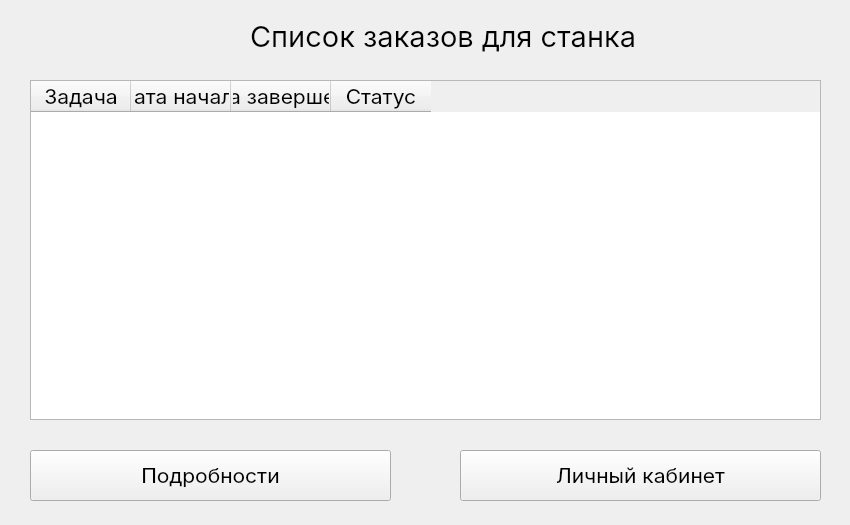
<?xml version="1.0" encoding="UTF-8"?>
<ui version="4.0">
 <class>ListRepairsMachineWindow</class>
 <widget class="QWidget" name="ListRepairsMachineWindow">
  <property name="geometry">
   <rect>
    <x>0</x>
    <y>0</y>
    <width>850</width>
    <height>525</height>
   </rect>
  </property>
  <property name="sizePolicy">
   <sizepolicy hsizetype="Fixed" vsizetype="Fixed">
    <horstretch>0</horstretch>
    <verstretch>0</verstretch>
   </sizepolicy>
  </property>
  <property name="minimumSize">
   <size>
    <width>850</width>
    <height>525</height>
   </size>
  </property>
  <property name="maximumSize">
   <size>
    <width>850</width>
    <height>525</height>
   </size>
  </property>
  <property name="palette">
   <palette>
    <active/>
    <inactive/>
    <disabled/>
   </palette>
  </property>
  <property name="font">
   <font>
    <family>Inter</family>
    <pointsize>16</pointsize>
   </font>
  </property>
  <property name="windowTitle">
   <string>Список заказов для станка</string>
  </property>
  <widget class="QPushButton" name="go_area_button">
   <property name="geometry">
    <rect>
     <x>460</x>
     <y>450</y>
     <width>361</width>
     <height>51</height>
    </rect>
   </property>
   <property name="font">
    <font>
     <family>Inter</family>
     <pointsize>16</pointsize>
    </font>
   </property>
   <property name="text">
    <string>Личный кабинет</string>
   </property>
  </widget>
  <widget class="QLabel" name="list_orders_label">
   <property name="geometry">
    <rect>
     <x>250</x>
     <y>10</y>
     <width>491</width>
     <height>51</height>
    </rect>
   </property>
   <property name="font">
    <font>
     <family>Inter</family>
     <pointsize>22</pointsize>
    </font>
   </property>
   <property name="text">
    <string>Список заказов для станка</string>
   </property>
  </widget>
  <widget class="QPushButton" name="about_button">
   <property name="geometry">
    <rect>
     <x>30</x>
     <y>450</y>
     <width>361</width>
     <height>51</height>
    </rect>
   </property>
   <property name="font">
    <font>
     <family>Inter</family>
     <pointsize>16</pointsize>
    </font>
   </property>
   <property name="text">
    <string>Подробности</string>
   </property>
  </widget>
  <widget class="QTableWidget" name="orders_table_widget">
   <property name="geometry">
    <rect>
     <x>30</x>
     <y>80</y>
     <width>791</width>
     <height>340</height>
    </rect>
   </property>
   <property name="editTriggers">
    <set>QAbstractItemView::NoEditTriggers</set>
   </property>
   <property name="selectionMode">
    <enum>QAbstractItemView::SingleSelection</enum>
   </property>
   <property name="selectionBehavior">
    <enum>QAbstractItemView::SelectRows</enum>
   </property>
   <property name="gridStyle">
    <enum>Qt::SolidLine</enum>
   </property>
   <attribute name="verticalHeaderVisible">
    <bool>false</bool>
   </attribute>
   <column>
    <property name="text">
     <string>Задача</string>
    </property>
    <property name="font">
     <font>
      <family>Inter</family>
      <pointsize>16</pointsize>
     </font>
    </property>
    <property name="foreground">
     <brush brushstyle="NoBrush">
      <color alpha="255">
       <red>255</red>
       <green>255</green>
       <blue>255</blue>
      </color>
     </brush>
    </property>
   </column>
   <column>
    <property name="text">
     <string>Дата начала</string>
    </property>
    <property name="font">
     <font>
      <family>Inter</family>
      <pointsize>16</pointsize>
     </font>
    </property>
    <property name="background">
     <color>
      <red>255</red>
      <green>255</green>
      <blue>255</blue>
     </color>
    </property>
   </column>
   <column>
    <property name="text">
     <string>Дата завершения</string>
    </property>
    <property name="font">
     <font>
      <family>Inter</family>
      <pointsize>16</pointsize>
     </font>
    </property>
   </column>
   <column>
    <property name="text">
     <string>Статус</string>
    </property>
    <property name="font">
     <font>
      <family>Inter</family>
      <pointsize>16</pointsize>
     </font>
    </property>
    <property name="background">
     <color>
      <red>255</red>
      <green>255</green>
      <blue>255</blue>
     </color>
    </property>
   </column>
  </widget>
 </widget>
 <resources/>
 <connections/>
</ui>
